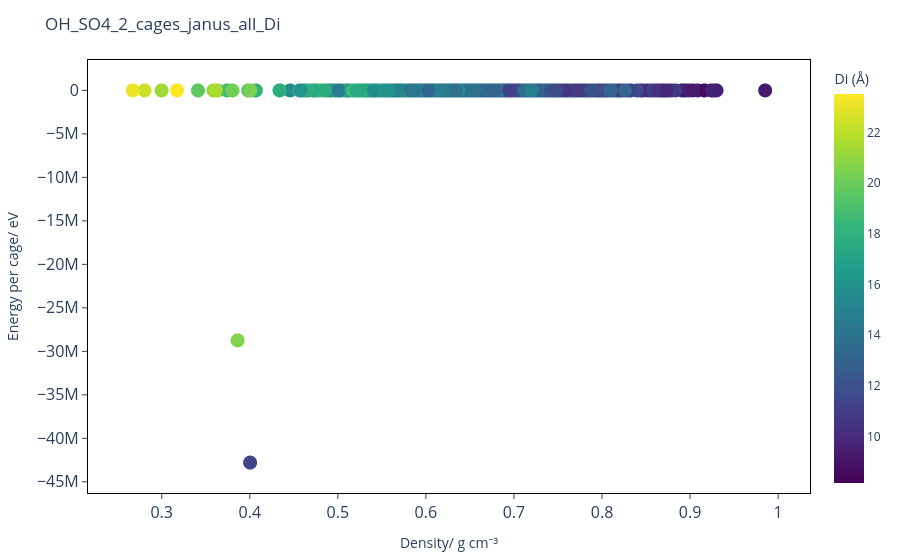
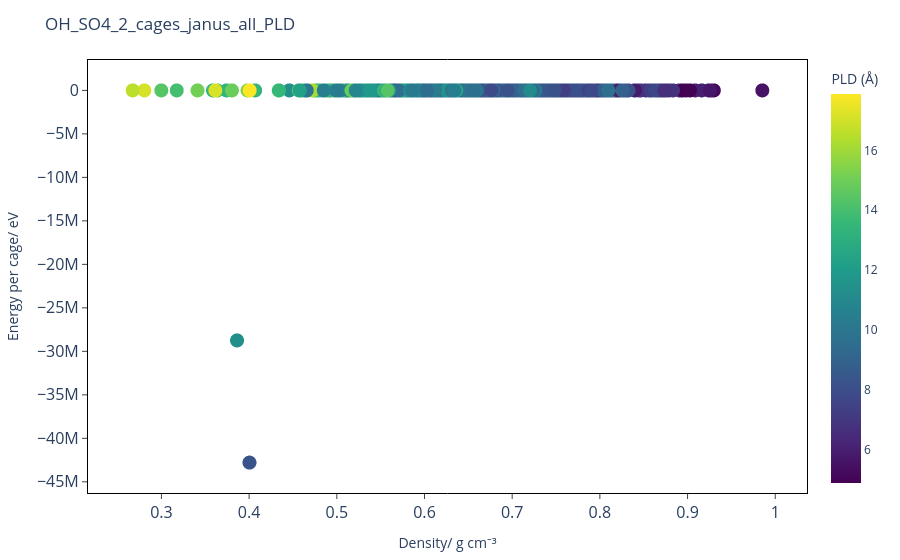
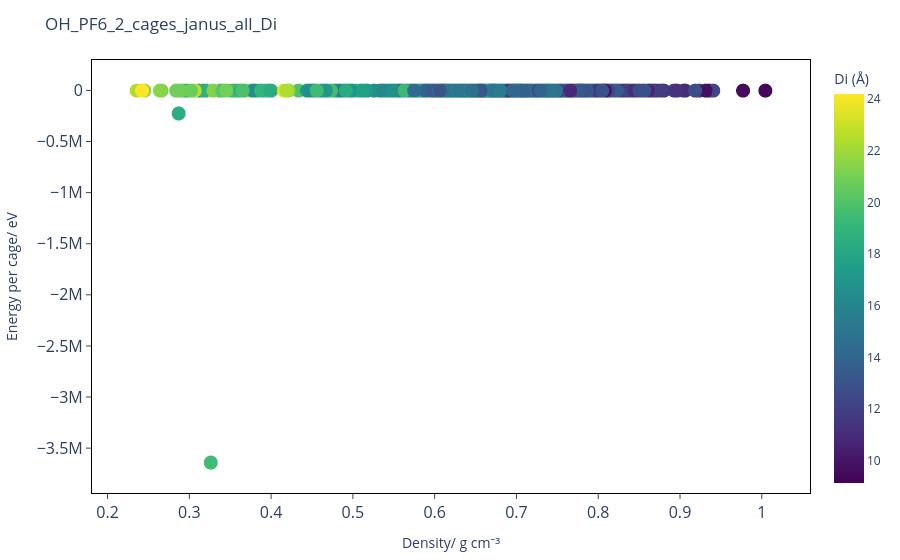
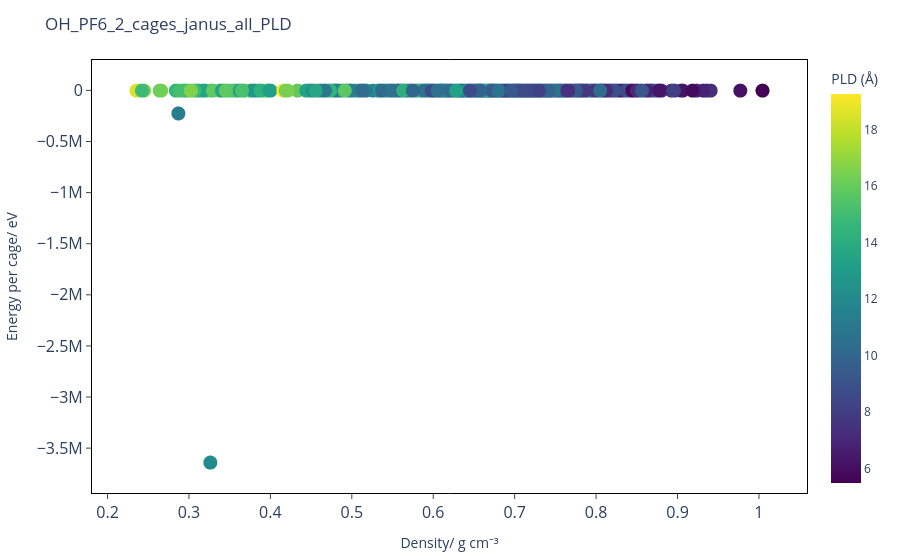

The notebook cell these images were saved under, in order:
### Code cell
csv_list_2 = [
    "OH_SO4_2_cages_janus_all.csv",
    "OH_PF6_2_cages_janus_all.csv",
    "SO3_gua_2_cages_janus_all.csv",
    "SO3_NMe4_2_cages_janus_all.csv"]

csv_list_4 = [
    "SO3_gua_4_cages_janus_all.csv",
    "OH_PF6_4_cages_janus_all.csv",
    "OH_SO4_4_cages_janus_all.csv",
    "SO3_NMe4_4_cages_janus_all.csv"]
    


for csv in csv_list_2:
    display(plot_2_cages_per_cell_Di(csv))
    display(plot_2_cages_per_cell_PLD(csv))
    
for csv in csv_list_4:
    display(plot_4_cages_per_cell_Di(csv))
    display(plot_4_cages_per_cell_PLD(csv))

### Figure 1 — Plotly figure (JSON) as saved in the notebook; plotly's stock layout.template omitted (floating-point values rounded to 4 significant figures; data arrays with more than 128 entries replaced by an {"elided": "..."} marker saying what was removed)
{"data": [{"customdata": {"elided": "2000x3 float values"}, "hovertemplate": "density=%{x}<br>energy_scaled=%{y}<br>idx=%{customdata[0]}<br>spg=%{customdata[1]}<br>PLD=%{customdata[2]}<br>Di=%{marker.color}<extra></extra>", "legendgroup": "", "marker": {"color": {"elided": "2000 float values"}, "coloraxis": "coloraxis", "size": 14, "symbol": "circle"}, "mode": "markers", "name": "", "showlegend": false, "type": "scattergl", "x": {"elided": "2000 float values"}, "xaxis": "x", "y": {"elided": "2000 float values"}, "yaxis": "y"}], "layout": {"coloraxis": {"colorbar": {"title": {"text": "Di (Å)"}}, "colorscale": [[0, "#440154"], [0.1111, "#482878"], [0.2222, "#3e4989"], [0.3333, "#31688e"], [0.4444, "#26828e"], [0.5556, "#1f9e89"], [0.6667, "#35b779"], [0.7778, "#6ece58"], [0.8889, "#b5de2b"], [1, "#fde725"]]}, "legend": {"font": {"size": 14}, "tracegroupgap": 0}, "margin": {"b": 60, "l": 60, "r": 60, "t": 60}, "paper_bgcolor": "white", "plot_bgcolor": "white", "title": {"text": "OH_SO4_2_cages_janus_all_Di"}, "xaxis": {"anchor": "y", "domain": [0, 1], "linecolor": "black", "mirror": true, "showgrid": false, "showline": true, "tickfont": {"size": 16}, "ticks": "outside", "title": {"text": "Density/ g cm⁻³"}}, "yaxis": {"anchor": "x", "domain": [0, 1], "linecolor": "black", "mirror": true, "showgrid": false, "showline": true, "tickfont": {"size": 16}, "ticks": "outside", "title": {"text": "Energy per cage/ eV"}}}}

### Figure 2 — Plotly figure (JSON) as saved in the notebook; plotly's stock layout.template omitted (floating-point values rounded to 4 significant figures; data arrays with more than 128 entries replaced by an {"elided": "..."} marker saying what was removed)
{"data": [{"customdata": {"elided": "2000x3 float values"}, "hovertemplate": "density=%{x}<br>energy_scaled=%{y}<br>idx=%{customdata[0]}<br>spg=%{customdata[1]}<br>Di=%{customdata[2]}<br>PLD=%{marker.color}<extra></extra>", "legendgroup": "", "marker": {"color": {"elided": "2000 float values"}, "coloraxis": "coloraxis", "size": 14, "symbol": "circle"}, "mode": "markers", "name": "", "showlegend": false, "type": "scattergl", "x": {"elided": "2000 float values"}, "xaxis": "x", "y": {"elided": "2000 float values"}, "yaxis": "y"}], "layout": {"coloraxis": {"colorbar": {"title": {"text": "PLD (Å)"}}, "colorscale": [[0, "#440154"], [0.1111, "#482878"], [0.2222, "#3e4989"], [0.3333, "#31688e"], [0.4444, "#26828e"], [0.5556, "#1f9e89"], [0.6667, "#35b779"], [0.7778, "#6ece58"], [0.8889, "#b5de2b"], [1, "#fde725"]]}, "legend": {"font": {"size": 14}, "tracegroupgap": 0}, "margin": {"b": 60, "l": 60, "r": 60, "t": 60}, "paper_bgcolor": "white", "plot_bgcolor": "white", "title": {"text": "OH_SO4_2_cages_janus_all_PLD"}, "xaxis": {"anchor": "y", "domain": [0, 1], "linecolor": "black", "mirror": true, "showgrid": false, "showline": true, "tickfont": {"size": 16}, "ticks": "outside", "title": {"text": "Density/ g cm⁻³"}}, "yaxis": {"anchor": "x", "domain": [0, 1], "linecolor": "black", "mirror": true, "showgrid": false, "showline": true, "tickfont": {"size": 16}, "ticks": "outside", "title": {"text": "Energy per cage/ eV"}}}}

### Figure 3 — Plotly figure (JSON) as saved in the notebook; plotly's stock layout.template omitted (floating-point values rounded to 4 significant figures; data arrays with more than 128 entries replaced by an {"elided": "..."} marker saying what was removed)
{"data": [{"customdata": {"elided": "2000x3 float values"}, "hovertemplate": "density=%{x}<br>energy_scaled=%{y}<br>idx=%{customdata[0]}<br>spg=%{customdata[1]}<br>PLD=%{customdata[2]}<br>Di=%{marker.color}<extra></extra>", "legendgroup": "", "marker": {"color": {"elided": "2000 float values"}, "coloraxis": "coloraxis", "size": 14, "symbol": "circle"}, "mode": "markers", "name": "", "showlegend": false, "type": "scattergl", "x": {"elided": "2000 float values"}, "xaxis": "x", "y": {"elided": "2000 float values"}, "yaxis": "y"}], "layout": {"coloraxis": {"colorbar": {"title": {"text": "Di (Å)"}}, "colorscale": [[0, "#440154"], [0.1111, "#482878"], [0.2222, "#3e4989"], [0.3333, "#31688e"], [0.4444, "#26828e"], [0.5556, "#1f9e89"], [0.6667, "#35b779"], [0.7778, "#6ece58"], [0.8889, "#b5de2b"], [1, "#fde725"]]}, "legend": {"font": {"size": 14}, "tracegroupgap": 0}, "margin": {"b": 60, "l": 60, "r": 60, "t": 60}, "paper_bgcolor": "white", "plot_bgcolor": "white", "title": {"text": "OH_PF6_2_cages_janus_all_Di"}, "xaxis": {"anchor": "y", "domain": [0, 1], "linecolor": "black", "mirror": true, "showgrid": false, "showline": true, "tickfont": {"size": 16}, "ticks": "outside", "title": {"text": "Density/ g cm⁻³"}}, "yaxis": {"anchor": "x", "domain": [0, 1], "linecolor": "black", "mirror": true, "showgrid": false, "showline": true, "tickfont": {"size": 16}, "ticks": "outside", "title": {"text": "Energy per cage/ eV"}}}}

### Figure 4 — Plotly figure (JSON) as saved in the notebook; plotly's stock layout.template omitted (floating-point values rounded to 4 significant figures; data arrays with more than 128 entries replaced by an {"elided": "..."} marker saying what was removed)
{"data": [{"customdata": {"elided": "2000x3 float values"}, "hovertemplate": "density=%{x}<br>energy_scaled=%{y}<br>idx=%{customdata[0]}<br>spg=%{customdata[1]}<br>Di=%{customdata[2]}<br>PLD=%{marker.color}<extra></extra>", "legendgroup": "", "marker": {"color": {"elided": "2000 float values"}, "coloraxis": "coloraxis", "size": 14, "symbol": "circle"}, "mode": "markers", "name": "", "showlegend": false, "type": "scattergl", "x": {"elided": "2000 float values"}, "xaxis": "x", "y": {"elided": "2000 float values"}, "yaxis": "y"}], "layout": {"coloraxis": {"colorbar": {"title": {"text": "PLD (Å)"}}, "colorscale": [[0, "#440154"], [0.1111, "#482878"], [0.2222, "#3e4989"], [0.3333, "#31688e"], [0.4444, "#26828e"], [0.5556, "#1f9e89"], [0.6667, "#35b779"], [0.7778, "#6ece58"], [0.8889, "#b5de2b"], [1, "#fde725"]]}, "legend": {"font": {"size": 14}, "tracegroupgap": 0}, "margin": {"b": 60, "l": 60, "r": 60, "t": 60}, "paper_bgcolor": "white", "plot_bgcolor": "white", "title": {"text": "OH_PF6_2_cages_janus_all_PLD"}, "xaxis": {"anchor": "y", "domain": [0, 1], "linecolor": "black", "mirror": true, "showgrid": false, "showline": true, "tickfont": {"size": 16}, "ticks": "outside", "title": {"text": "Density/ g cm⁻³"}}, "yaxis": {"anchor": "x", "domain": [0, 1], "linecolor": "black", "mirror": true, "showgrid": false, "showline": true, "tickfont": {"size": 16}, "ticks": "outside", "title": {"text": "Energy per cage/ eV"}}}}
